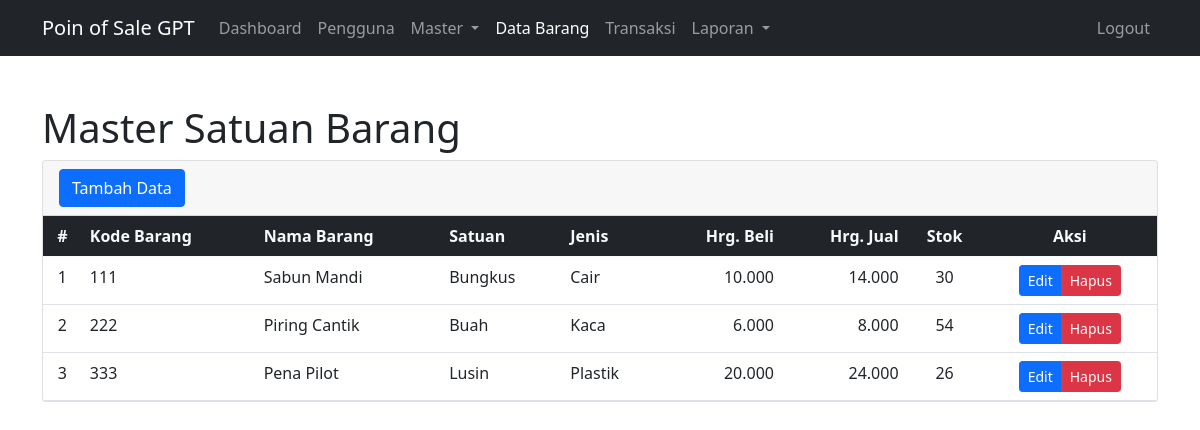
The app's page /dash.php?menu=barang (signed in), older data.
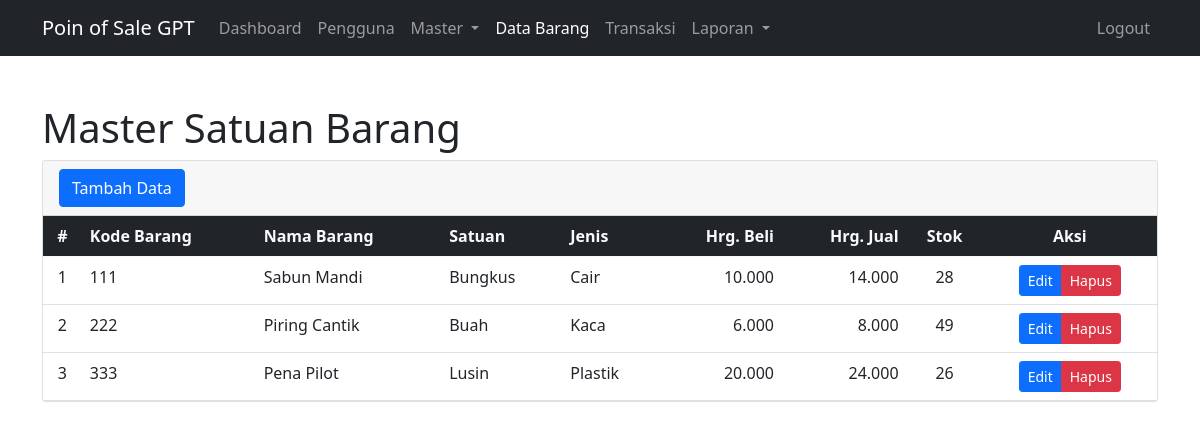
The same page, newer data.
### tables this page shows
CREATE TABLE `barang` (
  `id_barang` int(11) NOT NULL AUTO_INCREMENT,
  `kode_barang` varchar(50) DEFAULT NULL,
  `nm_barang` varchar(100) DEFAULT NULL,
  `id_barangjns` int(11) DEFAULT NULL,
  `id_barangsat` int(11) DEFAULT NULL,
  `harga_beli` double DEFAULT NULL,
  `harga_jual` double DEFAULT NULL,
  `stok` int(11) DEFAULT NULL,
  `useradd` int(11) DEFAULT NULL,
  `tgladd` timestamp NOT NULL DEFAULT current_timestamp(),
  PRIMARY KEY (`id_barang`)
);

CREATE TABLE `barangsat` (
  `id_barangsat` int(11) NOT NULL AUTO_INCREMENT,
  `nm_barangsat` varchar(50) DEFAULT NULL,
  PRIMARY KEY (`id_barangsat`)
);

CREATE TABLE `barangjns` (
  `id_barangjns` int(11) NOT NULL AUTO_INCREMENT,
  `nm_barangjns` varchar(50) DEFAULT NULL,
  PRIMARY KEY (`id_barangjns`)
);

### koneksi.php (called while the page is built, shortened)
<?php
    function identitas($data = ""){
        if(empty($data) || $data == "judul"){
            return "Poin of Sale GPT";
        }else if($data == "url"){
			return "http://localhost/posgpt/";
		}
    }
	function rupiah($angka){
		$hasil_rupiah = number_format($angka, 0, ',', '.');
		return $hasil_rupiah;
	}
?>

### menu/barang/data.php (the view, shortened to what this page needs)
<div class="container mt-5">
    <h1>Master Satuan Barang</h1>
    <div class="card">
        <div class="card-header">
            <a href="#" class="btn btn-primary" data-bs-toggle="modal" data-bs-target="#modalTambah">Tambah Data</a>
        </div>
        <table class="table table-hover mb-0">
            <thead>
                <tr class="bg-dark text-light">
                    <th class='text-center'>#</th>
                    <th>Kode Barang</th>
                    <th>Nama Barang</th>
                    <th>Satuan</th>
                    <th>Jenis</th>
                    <th class='text-end'>Hrg. Beli</th>
                    <th class='text-end'>Hrg. Jual</th>
                    <th class='text-center'>Stok</th>
                    <th class='text-center'>Aksi</th>
                </tr>
            </thead>
            <tbody>
                <?php
                    $nodata = 1;
                    $sdata = mysqli_query($con, "SELECT a.*, b.`nm_barangjns`, c.`nm_barangsat` FROM barang a LEFT JOIN barangjns b ON a.`id_barangjns` = b.`id_barangjns` LEFT JOIN barangsat c ON a.`id_barangsat` = c.`id_barangsat`");
                    while($ddata = mysqli_fetch_array($sdata)){
                        echo"
                            <tr>
                                <td class='text-center'>".$nodata."</td>
                                <td>".$ddata['kode_barang']."</td>
                                <td>".$ddata['nm_barang']."</td>
                                <td>".$ddata['nm_barangsat']."</td>
                                <td>".$ddata['nm_barangjns']."</td>
                                <td class='text-end'>".rupiah($ddata['harga_beli'])."</td>
                                <td class='text-end'>".rupiah($ddata['harga_jual'])."</td>
                                <td class='text-center'>".$ddata['stok']."</td>
                                <td class='text-center'>
                                    <div class='btn-group'>
                                        <a href='#' class='btn btn-primary btn-sm btedit' data-id='".$ddata['id_barang']."' data-kode='".$ddata['kode_barang']."' data-nama='".$ddata['nm_barang']."' data-sat='".$ddata['id_barangsat']."' data-jns='".$ddata['id_barangjns']."' data-hbeli='".$ddata['harga_beli']."' data-hjual='".$ddata['harga_jual']."' data-stok='".$ddata['stok']."' data-bs-toggle='modal' data-bs-target='#modalEdit'>Edit</a>
                                        <a href='#' class='btn btn-danger btn-sm bthapus' data-bs-toggle='modal' data-bs-target='#modalHapus' data-id='".$ddata['id_barang']."' data-nama='".$ddata['nm_barang']."'>Hapus</a>
                                    </div>
                                </td>
                            </tr>
                        ";
                        $nodata++;
                    }
                ?>
            </tbody>
        </table>
    </div>
</div>

### dash.php (shortened to what this page needs)
<?php
    include"koneksi.php";
    $menu = trim(@$_GET['menu']);
?>
<!DOCTYPE html>
<html lang="en">
<head>
  <link rel="stylesheet" href="https://cdn.jsdelivr.net/npm/bootstrap@5.0.0-beta1/dist/css/bootstrap.min.css">
</head>
<body>
  <?php
    include"inc/nav.php";
    if(empty($menu)){
      include"menu/dash.php";
    }else if($menu == "pengguna"){
      include"menu/pengguna.php";
    }else if($menu == "barang"){
      include"menu/barang/data.php";
    }else if($menu == "transaksi"){
      include"menu/transaksi/data.php";
    }else if($menu == "add-transaksi"){
      include"menu/transaksi/add.php";
    }else if($menu == "barangjns"){
      include"menu/master/barangjns.php";
    }else if($menu == "barangsat"){
      include"menu/master/barangsat.php";
    }else if($menu == "lap-penjualan"){
      include"menu/formlap/lap_penjualan.php";
    }else{
      echo"<div class='alert alert-danger'>Halaman tidak ditemukan...</div>";
    }
  ?>
</body>
</html>

### inc/nav.php (shortened to what this page needs)
<nav class="navbar navbar-expand-lg navbar-dark bg-dark">
    <div class="container">
      <a class="navbar-brand" href="dash.php"><?= identitas() ?></a>
      <div class="collapse navbar-collapse" id="navbarNav">
        <ul class="navbar-nav">
          <li class="nav-item">
            <a class="nav-link <?php if(empty($menu)){ echo "active";} ?>" href="dash.php">Dashboard</a>
          </li>
          <li class="nav-item">
            <a class="nav-link <?php if($menu == "pengguna"){ echo "active";} ?>" href="dash.php?menu=pengguna">Pengguna</a>
          </li>
          <li class="nav-item dropdown">
            <a class="nav-link dropdown-toggle <?php if($menu == "barangsat" || $menu == "barangjns"){ echo "active";} ?>" href="#" id="navbarDropdown" role="button" data-bs-toggle="dropdown"
              aria-expanded="false">
              Master
            </a>
          </li>
          <li class="nav-item">
            <a class="nav-link <?php if($menu == "barang"){ echo "active";} ?>" href="dash.php?menu=barang">Data Barang</a>
          </li>
          <li class="nav-item">
            <a class="nav-link <?php if($menu == "transaksi"){ echo "active";} ?>" href="dash.php?menu=transaksi">Transaksi</a>
          </li>
          <li class="nav-item dropdown">
            <a class="nav-link dropdown-toggle <?php if($menu == "lap-penjualan"){ echo "active";} ?>" href="#" id="navbarDropdown" role="button" data-bs-toggle="dropdown"
              aria-expanded="false">
              Laporan
            </a>
          </li>
        </ul>
        <ul class="navbar-nav ms-auto">
          <li class="nav-item">
            <a class="nav-link" href="logout.php">Logout</a>
          </li>
        </ul>
      </div>
    </div>
  </nav>

Row changes from the older to the newer data that the page shows:
changed barang "Sabun Mandi": stok "30" → "28"
changed barang "Piring Cantik": stok "54" → "49"
